Frame 1 (no input): blank canvas, image omitted
Frame 60 (no input): blank canvas, image omitted
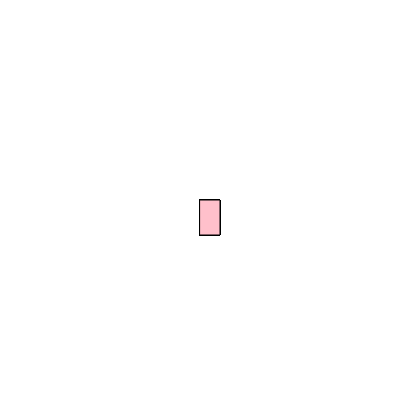
Frame 120 (the mouse pressed at the canvas centre since frame 60)

The p5.js sketch whose frames 1 and 60 were blank and that drew this single picture after the mouse press (run headless with seeded random() and noise() and a simulated clock; from frame 60 on, the mouse is pressed at the canvas centre):

// p5.js sketch
// ── sketch.js
function setup() {
    createCanvas(400, 400);
  }
  
  function draw() {
    background(220);     
  }
  function draw() {
      background("white");
      
      rect(0, 10, 100, 150);
  }
  function draw() {
      background("white");
  
      fill("pink");
      rect(0, 10, 100, 150);
  }
  function draw() {
      background("white");
      
      stroke("black") 
      fill("pink") 
      rect(0, 10, 100, 150)
  }
  function draw() {
    background(220);
    
    stroke("black");
    fill("pink");
    rect(mouseX, mouseY, 100, 150);
  }
  function setup() {
    // cria uma tela de 400px de largura por 400px de altura
    createCanvas(400, 400);
  }
  function setup() {
    createCanvas(400, 400);
    background("white")
  }
  
  function draw() {
    stroke("black");
    fill("pink");
    
    
    if (mouseIsPressed) {
      rect(mouseX, mouseY, 20, 35);
    }
  }
